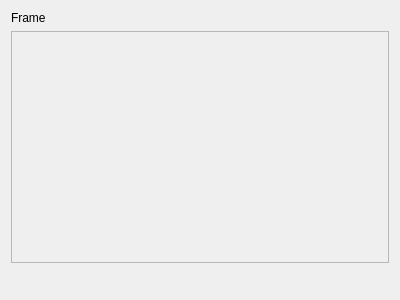
<?xml version="1.0" encoding="UTF-8"?>
<ui version="4.0">
 <class>VideoRegionSelectionWidget</class>
 <widget class="QWidget" name="VideoRegionSelectionWidget">
  <property name="geometry">
   <rect>
    <x>0</x>
    <y>0</y>
    <width>400</width>
    <height>300</height>
   </rect>
  </property>
  <property name="windowTitle">
   <string>VideoRegionSelectionWidget</string>
  </property>
  <layout class="QVBoxLayout" name="verticalLayout_2">
   <item>
    <layout class="QVBoxLayout" name="verticalLayout">
     <item>
      <widget class="QLabel" name="label">
       <property name="text">
        <string>Frame</string>
       </property>
      </widget>
     </item>
     <item>
      <widget class="QScrollArea" name="_scrollArea">
       <property name="widgetResizable">
        <bool>true</bool>
       </property>
       <widget class="QWidget" name="scrollAreaWidgetContents">
        <property name="geometry">
         <rect>
          <x>0</x>
          <y>0</y>
          <width>370</width>
          <height>211</height>
         </rect>
        </property>
       </widget>
      </widget>
     </item>
    </layout>
   </item>
   <item>
    <layout class="QHBoxLayout" name="horizontalLayout">
     <item>
      <widget class="CGTVideoControls" name="_videoControl" native="true"/>
     </item>
     <item>
      <spacer name="horizontalSpacer">
       <property name="orientation">
        <enum>Qt::Horizontal</enum>
       </property>
       <property name="sizeHint" stdset="0">
        <size>
         <width>40</width>
         <height>20</height>
        </size>
       </property>
      </spacer>
     </item>
    </layout>
   </item>
  </layout>
 </widget>
 <customwidgets>
  <customwidget>
   <class>CGTVideoControls</class>
   <extends>QWidget</extends>
   <header>cgt.gui.cgtvideocontrols</header>
  </customwidget>
 </customwidgets>
 <resources/>
 <connections/>
</ui>
